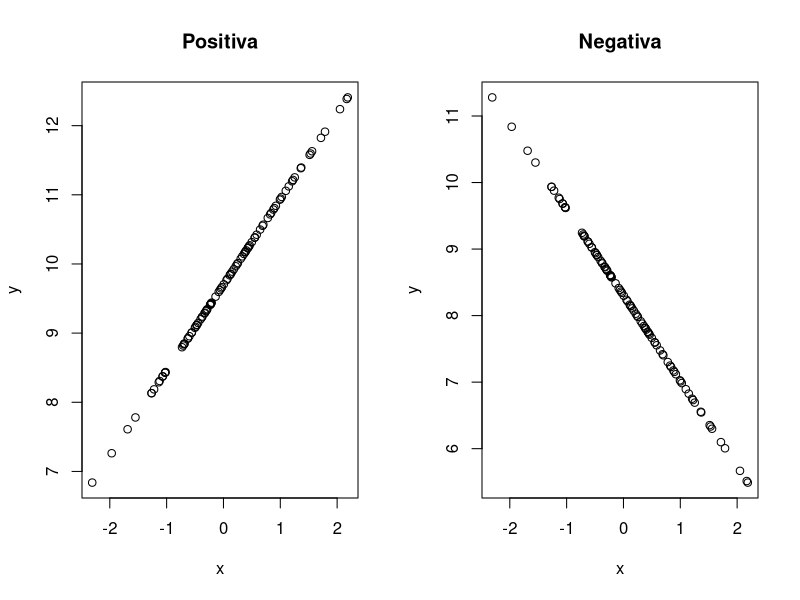
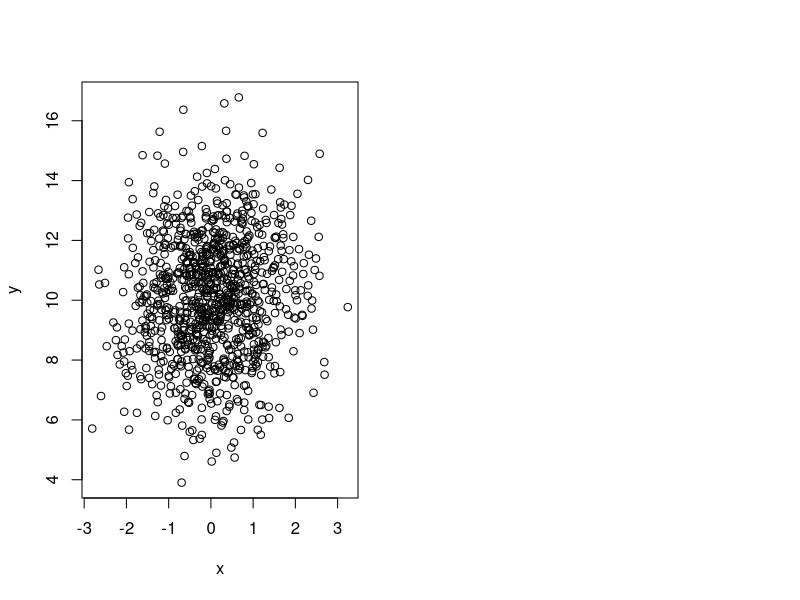

Here is the R script that generated these plots, in order:
## ---- chunk 1
knitr::opts_chunk$set(echo = TRUE)
## ---- chunk 2
set.seed(123)
x <- rnorm(100)
y <- x * runif(1, 1, 2) + runif(1, 2, 10)
set.seed(123)
y2 <- -x * runif(1, 1, 2) + runif(1, 2, 10)

par(mfrow = c(1,2))
plot(x, y, main = "Positiva"); plot(x, y2, ylab = "y", main = "Negativa")
## ---- chunk 3
set.seed(123)
x <- rnorm(1000)
y <- rnorm(1000, 10, 2)
plot(x,y)
## ---- chunk 4
set.seed(123)
x <- rnorm(1000)
y1 <- x * sample(c(-1, 1), 1) + rnorm(1000, 0, 3)
y2 <- x * sample(c(-1, 1), 1) + rnorm(1000)
y3 <- x * sample(c(-1, 1), 1) + rnorm(1000, 0, 0.1)
## ---- chunk 5
xy1 <- sum(x * y1)
xy2 <- sum(x * y2)
xy3 <- sum(x * y3)
## ---- chunk 6
den1 <- sqrt(sum(x^2) * sum(y1^2))
den2 <- sqrt(sum(x^2) * sum(y2^2))
den3 <- sqrt(sum(x^2) * sum(y3^2))
## ---- chunk 7
xy1/den1
xy2/den2
xy3/den3
## ---- chunk 8
cor.test(x, y1)
cor.test(x, y2)
cor.test(x, y3)
